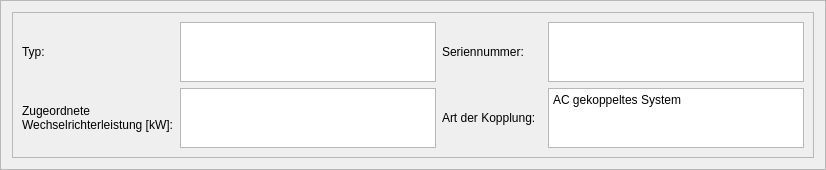
                          <widget class="QFrame" name="frame_21">
                           <property name="sizePolicy">
                            <sizepolicy hsizetype="MinimumExpanding" vsizetype="MinimumExpanding">
                             <horstretch>0</horstretch>
                             <verstretch>0</verstretch>
                            </sizepolicy>
                           </property>
                           <property name="frameShape">
                            <enum>QFrame::StyledPanel</enum>
                           </property>
                           <property name="frameShadow">
                            <enum>QFrame::Raised</enum>
                           </property>
                           <layout class="QVBoxLayout" name="verticalLayout_10">
                            <item>
                             <widget class="QFrame" name="frame_22">
                              <property name="sizePolicy">
                               <sizepolicy hsizetype="MinimumExpanding" vsizetype="MinimumExpanding">
                                <horstretch>0</horstretch>
                                <verstretch>0</verstretch>
                               </sizepolicy>
                              </property>
                              <property name="frameShape">
                               <enum>QFrame::StyledPanel</enum>
                              </property>
                              <property name="frameShadow">
                               <enum>QFrame::Raised</enum>
                              </property>
                              <layout class="QGridLayout" name="gridLayout_12">
                               <item row="1" column="5">
                                <widget class="QPlainTextEdit" name="coupling_type_text">
                                 <property name="sizePolicy">
                                  <sizepolicy hsizetype="MinimumExpanding" vsizetype="MinimumExpanding">
                                   <horstretch>0</horstretch>
                                   <verstretch>0</verstretch>
                                  </sizepolicy>
                                 </property>
                                 <property name="minimumSize">
                                  <size>
                                   <width>100</width>
                                   <height>30</height>
                                  </size>
                                 </property>
                                 <property name="maximumSize">
                                  <size>
                                   <width>300</width>
                                   <height>60</height>
                                  </size>
                                 </property>
                                 <property name="sizeAdjustPolicy">
                                  <enum>QAbstractScrollArea::AdjustToContents</enum>
                                 </property>
                                 <property name="plainText">
                                  <string>AC gekoppeltes System</string>
                                 </property>
                                </widget>
                               </item>
                               <item row="0" column="5">
                                <widget class="QPlainTextEdit" name="bat_inverter_SN_text">
                                 <property name="sizePolicy">
                                  <sizepolicy hsizetype="MinimumExpanding" vsizetype="MinimumExpanding">
                                   <horstretch>0</horstretch>
                                   <verstretch>0</verstretch>
                                  </sizepolicy>
                                 </property>
                                 <property name="minimumSize">
                                  <size>
                                   <width>100</width>
                                   <height>30</height>
                                  </size>
                                 </property>
                                 <property name="maximumSize">
                                  <size>
                                   <width>300</width>
                                   <height>60</height>
                                  </size>
                                 </property>
                                </widget>
                               </item>
                               <item row="0" column="0">
                                <widget class="QLabel" name="bat_inverter_type_label">
                                 <property name="sizePolicy">
                                  <sizepolicy hsizetype="MinimumExpanding" vsizetype="MinimumExpanding">
                                   <horstretch>0</horstretch>
                                   <verstretch>0</verstretch>
                                  </sizepolicy>
                                 </property>
                                 <property name="minimumSize">
                                  <size>
                                   <width>100</width>
                                   <height>30</height>
                                  </size>
                                 </property>
                                 <property name="maximumSize">
                                  <size>
                                   <width>300</width>
                                   <height>60</height>
                                  </size>
                                 </property>
                                 <property name="text">
                                  <string>Typ:</string>
                                 </property>
                                </widget>
                               </item>
                               <item row="1" column="0">
                                <widget class="QLabel" name="bat_inverter_power_label">
                                 <property name="sizePolicy">
                                  <sizepolicy hsizetype="MinimumExpanding" vsizetype="MinimumExpanding">
                                   <horstretch>0</horstretch>
                                   <verstretch>0</verstretch>
                                  </sizepolicy>
                                 </property>
                                 <property name="minimumSize">
                                  <size>
                                   <width>100</width>
                                   <height>30</height>
                                  </size>
                                 </property>
                                 <property name="maximumSize">
                                  <size>
                                   <width>300</width>
                                   <height>60</height>
                                  </size>
                                 </property>
                                 <property name="text">
                                  <string>Zugeordnete
Wechselrichterleistung [kW]:</string>
                                 </property>
                                </widget>
                               </item>
                               <item row="1" column="4">
                                <widget class="QLabel" name="coupling_type_label">
                                 <property name="sizePolicy">
                                  <sizepolicy hsizetype="MinimumExpanding" vsizetype="MinimumExpanding">
                                   <horstretch>0</horstretch>
                                   <verstretch>0</verstretch>
                                  </sizepolicy>
                                 </property>
                                 <property name="minimumSize">
                                  <size>
                                   <width>100</width>
                                   <height>30</height>
                                  </size>
                                 </property>
                                 <property name="maximumSize">
                                  <size>
                                   <width>300</width>
                                   <height>60</height>
                                  </size>
                                 </property>
                                 <property name="text">
                                  <string>Art der Kopplung:</string>
                                 </property>
                                </widget>
                               </item>
                               <item row="1" column="3">
                                <widget class="QPlainTextEdit" name="bat_inverter_power_text">
                                 <property name="sizePolicy">
                                  <sizepolicy hsizetype="MinimumExpanding" vsizetype="MinimumExpanding">
                                   <horstretch>0</horstretch>
                                   <verstretch>0</verstretch>
                                  </sizepolicy>
                                 </property>
                                 <property name="minimumSize">
                                  <size>
                                   <width>100</width>
                                   <height>30</height>
                                  </size>
                                 </property>
                                 <property name="maximumSize">
                                  <size>
                                   <width>300</width>
                                   <height>60</height>
                                  </size>
                                 </property>
                                </widget>
                               </item>
                               <item row="0" column="4">
                                <widget class="QLabel" name="bat_inverter_SN_label">
                                 <property name="sizePolicy">
                                  <sizepolicy hsizetype="MinimumExpanding" vsizetype="MinimumExpanding">
                                   <horstretch>0</horstretch>
                                   <verstretch>0</verstretch>
                                  </sizepolicy>
                                 </property>
                                 <property name="minimumSize">
                                  <size>
                                   <width>100</width>
                                   <height>30</height>
                                  </size>
                                 </property>
                                 <property name="maximumSize">
                                  <size>
                                   <width>300</width>
                                   <height>60</height>
                                  </size>
                                 </property>
                                 <property name="text">
                                  <string>Seriennummer:</string>
                                 </property>
                                </widget>
                               </item>
                               <item row="0" column="3">
                                <widget class="QPlainTextEdit" name="bat_inverter_type_text">
                                 <property name="sizePolicy">
                                  <sizepolicy hsizetype="MinimumExpanding" vsizetype="MinimumExpanding">
                                   <horstretch>0</horstretch>
                                   <verstretch>0</verstretch>
                                  </sizepolicy>
                                 </property>
                                 <property name="minimumSize">
                                  <size>
                                   <width>100</width>
                                   <height>30</height>
                                  </size>
                                 </property>
                                 <property name="maximumSize">
                                  <size>
                                   <width>300</width>
                                   <height>60</height>
                                  </size>
                                 </property>
                                </widget>
                               </item>
                              </layout>
                             </widget>
                            </item>
                           </layout>
                          </widget>
